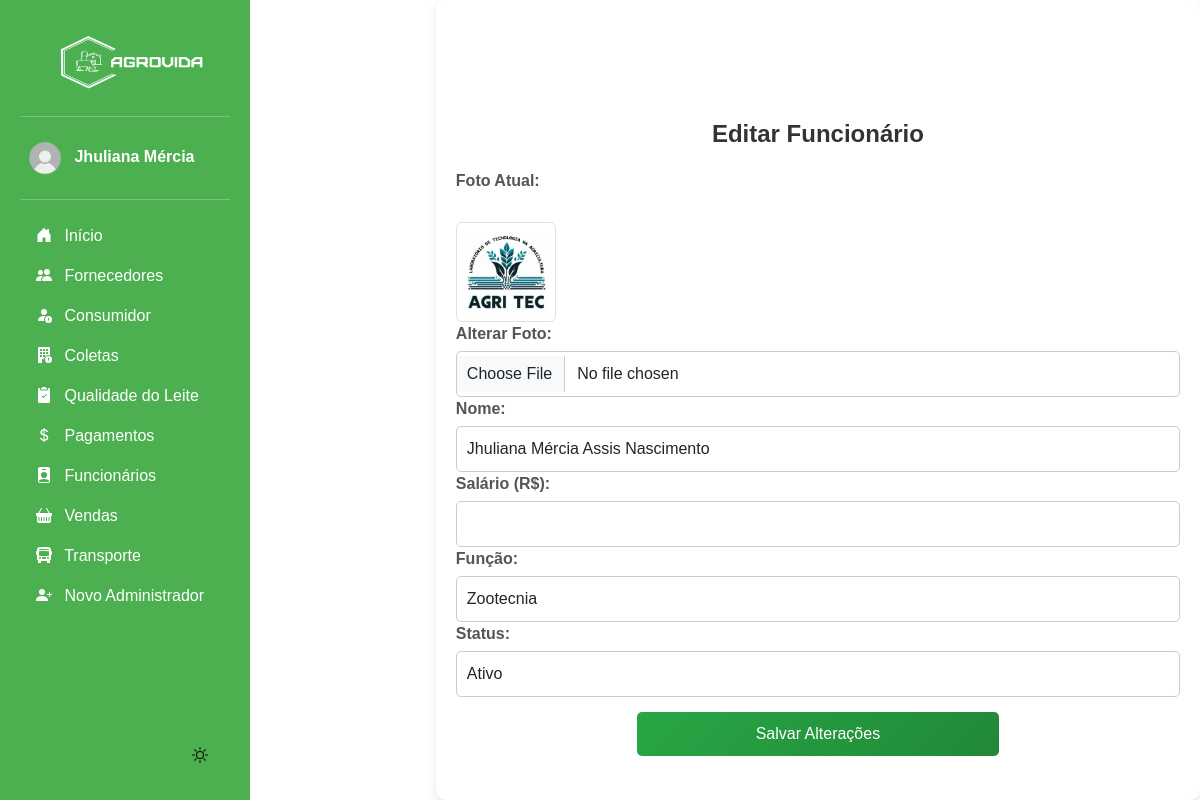
/editar_funcionarios/3/ (signed in), run on the app's committed database.
### app/models.py (models this page shows, shortened)
class Funcionario(models.Model):
    imagem = models.ImageField(upload_to='funcionarios/', null=True, blank=True)
    nome = models.CharField(max_length=100)
    salario = models.DecimalField(max_digits=10, decimal_places=2)
    funcao = models.CharField(max_length=100)
    ativo = models.BooleanField(default=True)

### app/views.py (the view, shortened to what this page needs)
# urls.py: path('editar_funcionarios/<int:funcionario_id>/', views.editar_funcionario, name="editar_funcionario"),
@login_required(login_url='login_index')
def editar_funcionario(request, funcionario_id):
    funcionario = get_object_or_404(Funcionario, id=funcionario_id)
    return render(request, 'app/editar_funcionario.html', {'funcionario': funcionario})

### app/templates/app/editar_funcionario.html (shortened to what this page needs)
{% extends "base.html" %}
{% load static %}
{% block content %}
    <div class="form-container">
        <h2 class="form-title">Editar Funcionário</h2>
        <form method="POST" enctype="multipart/form-data">
        <div class="form-group">
            <label for="imagem">Foto Atual:</label><br>
            <img src="{{ funcionario.imagem.url }}" alt="Foto de {{ funcionario.nome }}" class="img-thumbnail" width="100">
            <label for="imagem">Alterar Foto:</label>
            <input type="file" id="imagem" name="imagem" class="form-control input-large">
            <label for="nome">Nome:</label>
            <input type="text" id="nome" name="nome" class="form-control input-large" value="{{ funcionario.nome }}" required>
            <label for="salario">Salário (R$):</label>
            <input type="number" id="salario" name="salario" class="form-control input-large" value="{{ funcionario.salario }}" step="0.01" required>
            <label for="funcao">Função:</label>
            <input type="text" id="funcao" name="funcao" class="form-control input-large" value="{{ funcionario.funcao }}" required>
            <label for="status">Status:</label>
            <select id="status" name="status" class="form-control input-large" required>
                <option value="Ativo" {% if funcionario.ativo %}selected{% endif %}>Ativo</option>
            </select>
        </div>
        <button type="submit" class="btn-submit">Salvar Alterações</button>
        </form>
    </div>
{% endblock %}

### base/templates/modulos/sidebar.html (shortened to what this page needs)
{% load static %}
<body>
<div class="container-sidebar">
    <div id="sidebar" class="sidebar">
        <img src="{% static 'img/logo.png' %}" alt="Logo" width="200" height="80" class="logo">
        <hr>
            <a href="#" class="nav-link text-white" data-bs-toggle="dropdown" aria-expanded="false" style="border-radius: 10px;">
                <img src="{% static "img/usuario.png" %}" alt="" width="50" height="50" class="rounded-circle">
                <strong>{{ request.user.first_name }}</strong>
            </a>
        <hr>
        <ul class="nav nav-pills flex-column mb-auto">
            <li>
                <a href="{% url "dashboard" %}" class="nav-link text-white">
                    <svg class="bi pe-none me-2" width="16" height="16"><use xlink:href="#home"/></svg>
                    Início
                </a>
            </li>
            <li>
                <a href="{% url "listar_produtor" %}" class="nav-link text-white">
                    <svg class="bi pe-none me-2" width="16" height="16"><use xlink:href="#produtores"/></svg>
                    Fornecedores
                </a>
            </li>
            <li>
                <a href="{% url "listar_cliente" %}" class="nav-link text-white">
                    <svg class="bi pe-none me-2" width="16" height="16"><use xlink:href="#clientes"/></svg>
                    Consumidor
                </a>
            </li>
            <li>
                <a href="{% url "listar_coleta" %}" class="nav-link text-white">
                    <svg class="bi pe-none me-2" width="16" height="16"><use xlink:href="#coleta"/></svg>
                    Coletas
                </a>
            </li>
            <li>
                <a href="{% url "listar_qualidade" %}" class="nav-link text-white">
                    <svg class="bi pe-none me-2" width="16" height="16"><use xlink:href="#qualidade"/></svg>
                    Qualidade do Leite
                </a>
            </li>
            <li>
                <a href="{% url "listar_pagamentos" %}" class="nav-link text-white">
                    <svg class="bi pe-none me-2" width="16" height="16"><use xlink:href="#dinheiro"/></svg>
                    Pagamentos
                </a>
            </li>
            <li>
                <a href="{% url "listar_funcionarios" %}" class="nav-link text-white">
                    <svg class="bi pe-none me-2" width="16" height="16"><use xlink:href="#funcionario"/></svg>
                    Funcionários
                </a>
            </li>
            <li>
                <a href="{% url "listar_vendas" %}" class="nav-link text-white">
                    <svg class="bi pe-none me-2" width="16" height="16"><use xlink:href="#venda"/></svg>
                    Vendas
                </a>
            </li>
            <li>
                <a href="{% url "listar_transporte" %}" class="nav-link text-white">
                    <svg class="bi pe-none me-2" width="16" height="16"><use xlink:href="#transporte"/></svg>
                    Transporte
                </a>
            </li>
            <li>
                <a href="{% url "cadastrar_admin" %}" class="nav-link text-white">
                    <svg class="bi pe-none me-2" width="16" height="16"><use xlink:href="#admin"/></svg>
                    Novo Administrador
                </a>
            </li>
        </ul>
        <button id="theme-toggle">
        <svg id="theme-icon" width="24" height="24" fill="currentColor"></svg>
        </button>
    </div>
    <div class="b-example-divider b-example-vr"></div>
    </div>
</body>

### base/static/css/inicio.css (style rules this page uses)
html, body { font-family: Arial, sans-serif; transition: background 0.3s, color 0.3s; height: 100vh; width: 100vw; margin: 0; display: flex; }
.b-example-divider { width: 100%; height: 3rem; }
.b-example-vr { flex-shrink: 0; width: 1.5rem; height: 100vh; }
.bi { vertical-align: -.125em; fill: currentColor; }
.nav-link { color: #222222; }
li { display: flex; width: 100%; }
.form-container { width: 800px; padding: 20px; background: #fff; border-radius: 10px; box-shadow: 0 4px 10px rgba(0, 0, 0, 0.1); text-align: center; margin-left: 150px; }
.form-title { font-size: 24px; font-weight: bold; margin-bottom: 20px; margin-top: 100px; color: #333; }
.form-group { text-align: left; margin-bottom: 15px; }
.form-group label { font-weight: bold; display: block; margin-bottom: 5px; color: #555; }
.form-control { width: 100%; padding: 10px; border: 1px solid #ccc; border-radius: 5px; font-size: 16px; transition: all 0.3s ease; height: auto; }
.btn-submit { width: 50%; padding: 10px; background: linear-gradient(135deg, #28a745, #218838); color: white; border: none; border-radius: 5px; font-size: 16px; cursor: pointer; transition: all 0.3s ease; }
#theme-toggle { display: flex; justify-content: end; align-items: end; border: none; cursor: pointer; background-color: transparent; }
#theme-icon { width: 32px; height: 32px; fill: currentColor; }
[data-bs-theme="light"] { background: #ffffff; color: #121212; transition: all 0.3s ease-in-out; }

### base/static/css/sidebar.css (style rules this page uses)
.sidebar { width: 250px; background: #4CAF50; padding: 20px; height: 100vh; color: white; position: fixed; left: 0; top: 0; bottom: 0; overflow-y: auto; display: flex; flex-direction: column; z-index: 1000; }
.container-sidebar { height: 100vh; width: 300px; }

### data on the page
Funcionario: imagem (picture), nome "Jhuliana Mércia Assis Nascimento", funcao "Zootecnia", status "Ativo"

### other printed values
{{ request.user.first_name }} "Jhuliana Mércia"
